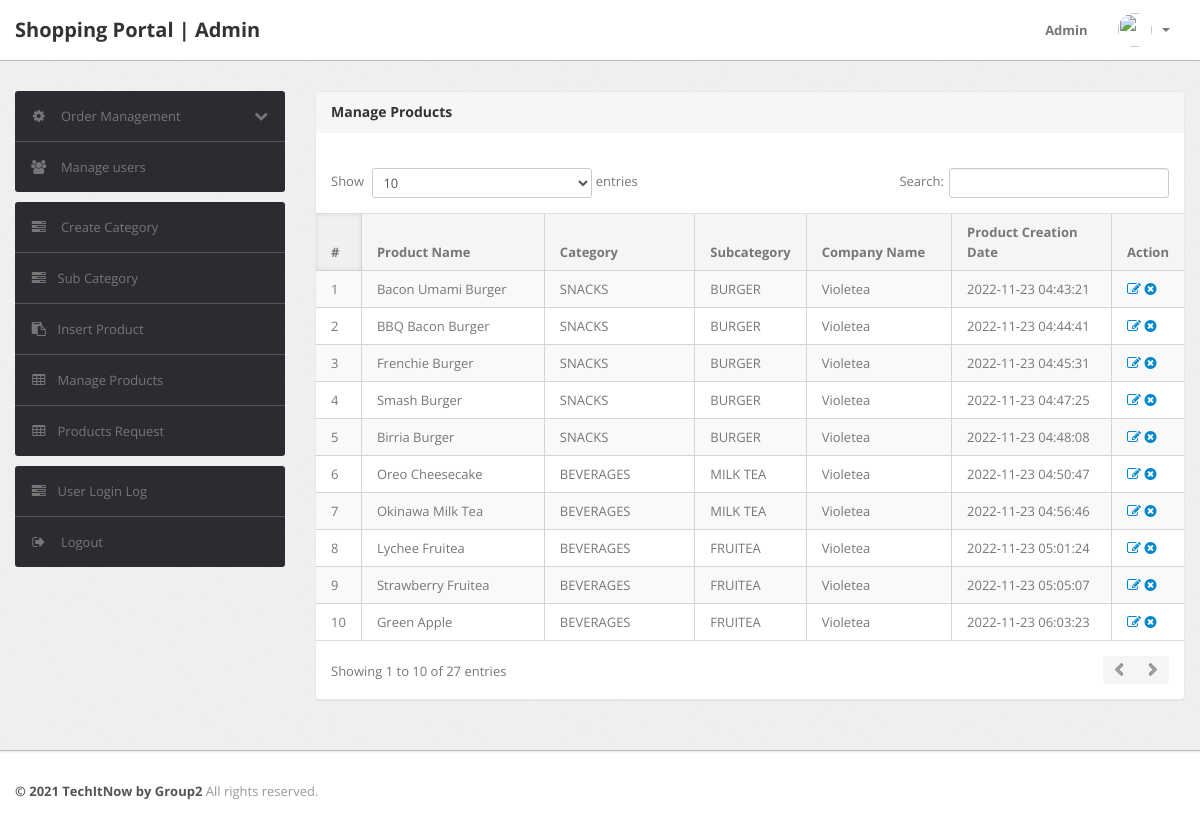
/admin/manage-products.php (signed in), run on the app's committed database.
### tables this page shows
CREATE TABLE `products` (
  `id` int(11) NOT NULL,
  `category` int(11) NOT NULL,
  `subCategory` int(11) DEFAULT NULL,
  `productName` varchar(255) DEFAULT NULL,
  `productCompany` varchar(255) DEFAULT NULL,
  `productPrice` int(11) DEFAULT NULL,
  `productPriceBeforeDiscount` int(11) DEFAULT NULL,
  `productDescription` longtext DEFAULT NULL,
  `productImage1` varchar(255) DEFAULT NULL,
  `productImage2` varchar(255) DEFAULT NULL,
  `productImage3` varchar(255) DEFAULT NULL,
  `shippingCharge` int(11) DEFAULT NULL,
  `productAvailability` varchar(255) DEFAULT NULL,
  `postingDate` timestamp NULL DEFAULT current_timestamp(),
  `updationDate` varchar(255) DEFAULT NULL
);

CREATE TABLE `category` (
  `id` int(11) NOT NULL,
  `categoryName` varchar(255) DEFAULT NULL,
  `categoryDescription` longtext DEFAULT NULL,
  `creationDate` timestamp NOT NULL DEFAULT current_timestamp(),
  `updationDate` varchar(255) DEFAULT NULL
);

CREATE TABLE `subcategory` (
  `id` int(11) NOT NULL,
  `categoryid` int(11) DEFAULT NULL,
  `subcategory` varchar(255) DEFAULT NULL,
  `creationDate` timestamp NULL DEFAULT current_timestamp(),
  `updationDate` varchar(255) DEFAULT NULL
);

### admin/manage-products.php (the view, shortened to what this page needs)
<?php
include('include/config.php');
if(strlen($_SESSION['alogin'])==0)
	{
header('location:index.php');
}
else{
?>
<!DOCTYPE html>
<html lang="en">
<head>
	<link type="text/css" href="bootstrap/css/bootstrap.min.css" rel="stylesheet">
	<link type="text/css" href="bootstrap/css/bootstrap-responsive.min.css" rel="stylesheet">
	<link type="text/css" href="css/theme.css" rel="stylesheet">
	<link type="text/css" href="images/icons/css/font-awesome.css" rel="stylesheet">
</head>
<body>
<?php include('include/header.php');?>
	<div class="wrapper">
		<div class="container">
			<div class="row">
<?php include('include/sidebar.php');?>
			<div class="span9">
					<div class="content">
	<div class="module">
							<div class="module-head">
								<h3>Manage Products</h3>
							</div>
							<div class="module-body table">
									<br />
								<table cellpadding="0" cellspacing="0" border="0" class="datatable-1 table table-bordered table-striped	 display" width="100%">
									<thead>
										<tr>
											<th>#</th>
											<th>Product Name</th>
											<th>Category </th>
											<th>Subcategory</th>
											<th>Company Name</th>
											<th>Product Creation Date</th>
											<th>Action</th>
										</tr>
									</thead>
									<tbody>
<?php $query=mysqli_query($con,"select products.*,category.categoryName,subcategory.subcategory from products join category on category.id=products.category join subcategory on subcategory.id=products.subCategory");
$cnt=1;
while($row=mysqli_fetch_array($query))
{
?>
										<tr>
											<td><?php echo htmlentities($cnt);?></td>
											<td><?php echo htmlentities($row['productName']);?></td>
											<td><?php echo htmlentities($row['categoryName']);?></td>
											<td> <?php echo htmlentities($row['subcategory']);?></td>
											<td><?php echo htmlentities($row['productCompany']);?></td>
											<td><?php echo htmlentities($row['postingDate']);?></td>
											<td>
											<a href="edit-products.php?id=<?php echo $row['id']?>" ><i class="icon-edit"></i></a>
											<a href="manage-products.php?id=<?php echo $row['id']?>&del=delete" onClick="return confirm('Are you sure you want to delete?')"><i class="icon-remove-sign"></i></a></td>
										</tr>
										<?php $cnt=$cnt+1; } ?>
								</table>
							</div>
						</div>
					</div>
				</div>
			</div>
		</div>
	</div>
<?php include('include/footer.php');?>
</body>
<?php } ?>

### data on the page
products: productName "Bacon Umami Burger", category.categoryName "SNACKS", subcategory.subcategory "BURGER", productCompany "Violetea", postingDate "2022-11-23 04:43:21"
products: productName "BBQ Bacon Burger", category.categoryName "SNACKS", subcategory.subcategory "BURGER", productCompany "Violetea", postingDate "2022-11-23 04:44:41"
products: productName "Frenchie Burger", category.categoryName "SNACKS", subcategory.subcategory "BURGER", productCompany "Violetea", postingDate "2022-11-23 04:45:31"
products: productName "Smash Burger", category.categoryName "SNACKS", subcategory.subcategory "BURGER", productCompany "Violetea", postingDate "2022-11-23 04:47:25"
products: productName "Birria Burger", category.categoryName "SNACKS", subcategory.subcategory "BURGER", productCompany "Violetea", postingDate "2022-11-23 04:48:08"
products: productName "Oreo Cheesecake", category.categoryName "BEVERAGES", subcategory.subcategory "MILK TEA", productCompany "Violetea", postingDate "2022-11-23 04:50:47"
products: productName "Okinawa Milk Tea", category.categoryName "BEVERAGES", subcategory.subcategory "MILK TEA", productCompany "Violetea", postingDate "2022-11-23 04:56:46"
products: productName "Lychee Fruitea", category.categoryName "BEVERAGES", subcategory.subcategory "FRUITEA", productCompany "Violetea", postingDate "2022-11-23 05:01:24"
products: productName "Strawberry Fruitea", category.categoryName "BEVERAGES", subcategory.subcategory "FRUITEA", productCompany "Violetea", postingDate "2022-11-23 05:05:07"
products: productName "Green Apple", category.categoryName "BEVERAGES", subcategory.subcategory "FRUITEA", productCompany "Violetea", postingDate "2022-11-23 06:03:23"
